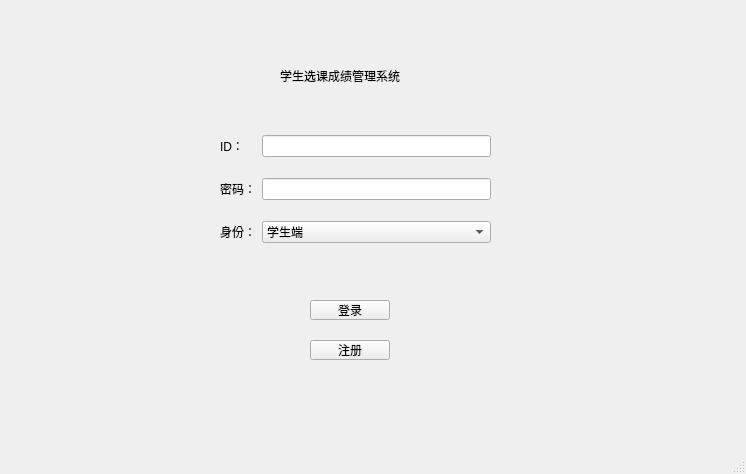
<?xml version="1.0" encoding="UTF-8"?>
<ui version="4.0">
 <class>Login</class>
 <widget class="QMainWindow" name="Login">
  <property name="geometry">
   <rect>
    <x>0</x>
    <y>0</y>
    <width>746</width>
    <height>474</height>
   </rect>
  </property>
  <property name="windowTitle">
   <string>Login</string>
  </property>
  <widget class="QWidget" name="centralwidget">
   <widget class="QLabel" name="label">
    <property name="geometry">
     <rect>
      <x>280</x>
      <y>50</y>
      <width>141</width>
      <height>51</height>
     </rect>
    </property>
    <property name="text">
     <string>学生选课成绩管理系统</string>
    </property>
   </widget>
   <widget class="QPushButton" name="pushButton">
    <property name="geometry">
     <rect>
      <x>310</x>
      <y>300</y>
      <width>80</width>
      <height>20</height>
     </rect>
    </property>
    <property name="text">
     <string>登录</string>
    </property>
   </widget>
   <widget class="QPushButton" name="pushButton_2">
    <property name="geometry">
     <rect>
      <x>310</x>
      <y>340</y>
      <width>80</width>
      <height>20</height>
     </rect>
    </property>
    <property name="text">
     <string>注册</string>
    </property>
   </widget>
   <widget class="QWidget" name="">
    <property name="geometry">
     <rect>
      <x>220</x>
      <y>120</y>
      <width>271</width>
      <height>141</height>
     </rect>
    </property>
    <layout class="QGridLayout" name="gridLayout">
     <item row="0" column="0">
      <widget class="QLabel" name="label_2">
       <property name="text">
        <string>ID：</string>
       </property>
      </widget>
     </item>
     <item row="0" column="1">
      <widget class="QLineEdit" name="lineEdit"/>
     </item>
     <item row="1" column="0">
      <widget class="QLabel" name="label_3">
       <property name="text">
        <string>密码：</string>
       </property>
      </widget>
     </item>
     <item row="1" column="1">
      <widget class="QLineEdit" name="lineEdit_2"/>
     </item>
     <item row="2" column="0">
      <widget class="QLabel" name="label_4">
       <property name="text">
        <string>身份：</string>
       </property>
      </widget>
     </item>
     <item row="2" column="1">
      <widget class="QComboBox" name="comboBox">
       <item>
        <property name="text">
         <string>学生端</string>
        </property>
       </item>
       <item>
        <property name="text">
         <string>教师端</string>
        </property>
       </item>
       <item>
        <property name="text">
         <string>管理员端</string>
        </property>
       </item>
      </widget>
     </item>
    </layout>
   </widget>
  </widget>
  <widget class="QMenuBar" name="menubar">
   <property name="geometry">
    <rect>
     <x>0</x>
     <y>0</y>
     <width>746</width>
     <height>21</height>
    </rect>
   </property>
  </widget>
  <widget class="QStatusBar" name="statusbar"/>
 </widget>
 <resources/>
 <connections/>
</ui>
